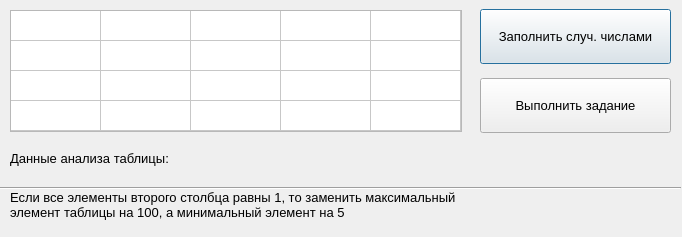
<?xml version="1.0" encoding="UTF-8"?>
<ui version="4.0">
 <class>Dialog</class>
 <widget class="QDialog" name="Dialog">
  <property name="geometry">
   <rect>
    <x>0</x>
    <y>0</y>
    <width>682</width>
    <height>237</height>
   </rect>
  </property>
  <property name="minimumSize">
   <size>
    <width>682</width>
    <height>237</height>
   </size>
  </property>
  <property name="maximumSize">
   <size>
    <width>682</width>
    <height>237</height>
   </size>
  </property>
  <property name="windowTitle">
   <string>Dialog</string>
  </property>
  <widget class="QTableWidget" name="tableWidget">
   <property name="enabled">
    <bool>true</bool>
   </property>
   <property name="geometry">
    <rect>
     <x>10</x>
     <y>10</y>
     <width>452</width>
     <height>122</height>
    </rect>
   </property>
   <property name="minimumSize">
    <size>
     <width>441</width>
     <height>0</height>
    </size>
   </property>
   <property name="maximumSize">
    <size>
     <width>455</width>
     <height>220</height>
    </size>
   </property>
   <property name="font">
    <font>
     <pointsize>10</pointsize>
    </font>
   </property>
   <property name="rowCount">
    <number>4</number>
   </property>
   <attribute name="horizontalHeaderVisible">
    <bool>false</bool>
   </attribute>
   <attribute name="horizontalHeaderCascadingSectionResizes">
    <bool>false</bool>
   </attribute>
   <attribute name="horizontalHeaderDefaultSectionSize">
    <number>90</number>
   </attribute>
   <attribute name="horizontalHeaderMinimumSectionSize">
    <number>55</number>
   </attribute>
   <attribute name="verticalHeaderVisible">
    <bool>false</bool>
   </attribute>
   <attribute name="verticalHeaderHighlightSections">
    <bool>false</bool>
   </attribute>
   <row>
    <property name="text">
     <string/>
    </property>
   </row>
   <row>
    <property name="text">
     <string/>
    </property>
   </row>
   <row>
    <property name="text">
     <string/>
    </property>
   </row>
   <row>
    <property name="text">
     <string/>
    </property>
   </row>
   <column>
    <property name="text">
     <string>C1</string>
    </property>
   </column>
   <column>
    <property name="text">
     <string>C2</string>
    </property>
   </column>
   <column>
    <property name="text">
     <string>C3</string>
    </property>
   </column>
   <column>
    <property name="text">
     <string>C4</string>
    </property>
   </column>
   <column>
    <property name="text">
     <string>C5</string>
    </property>
   </column>
  </widget>
  <widget class="QPushButton" name="btn_random_number">
   <property name="geometry">
    <rect>
     <x>480</x>
     <y>9</y>
     <width>191</width>
     <height>55</height>
    </rect>
   </property>
   <property name="font">
    <font>
     <family>Segoe UI</family>
     <pointsize>10</pointsize>
    </font>
   </property>
   <property name="text">
    <string>Заполнить случ. числами</string>
   </property>
  </widget>
  <widget class="QPushButton" name="btn_solve">
   <property name="geometry">
    <rect>
     <x>480</x>
     <y>78</y>
     <width>191</width>
     <height>55</height>
    </rect>
   </property>
   <property name="font">
    <font>
     <family>Segoe UI</family>
     <pointsize>10</pointsize>
    </font>
   </property>
   <property name="text">
    <string>Выполнить задание</string>
   </property>
  </widget>
  <widget class="QLabel" name="label_max_el">
   <property name="geometry">
    <rect>
     <x>10</x>
     <y>150</y>
     <width>191</width>
     <height>16</height>
    </rect>
   </property>
   <property name="font">
    <font>
     <family>Segoe UI</family>
     <pointsize>10</pointsize>
    </font>
   </property>
   <property name="text">
    <string>Данные анализа таблицы:</string>
   </property>
  </widget>
  <widget class="QLabel" name="label_task_1">
   <property name="geometry">
    <rect>
     <x>10</x>
     <y>190</y>
     <width>481</width>
     <height>31</height>
    </rect>
   </property>
   <property name="font">
    <font>
     <family>Segoe UI</family>
     <pointsize>10</pointsize>
    </font>
   </property>
   <property name="acceptDrops">
    <bool>false</bool>
   </property>
   <property name="text">
    <string>&lt;html&gt;&lt;head/&gt;&lt;body&gt;&lt;p&gt;Если все элементы второго столбца равны 1, то заменить максимальный элемент таблицы на 100, а минимальный элемент на 5&lt;/p&gt;&lt;/body&gt;&lt;/html&gt;</string>
   </property>
   <property name="wordWrap">
    <bool>true</bool>
   </property>
  </widget>
  <widget class="QLabel" name="label_info">
   <property name="geometry">
    <rect>
     <x>210</x>
     <y>140</y>
     <width>451</width>
     <height>41</height>
    </rect>
   </property>
   <property name="font">
    <font>
     <family>Segoe UI</family>
     <pointsize>13</pointsize>
     <weight>50</weight>
     <bold>false</bold>
    </font>
   </property>
   <property name="styleSheet">
    <string notr="true">color: rgb(170, 0, 0);</string>
   </property>
   <property name="text">
    <string/>
   </property>
  </widget>
  <widget class="Line" name="line">
   <property name="geometry">
    <rect>
     <x>0</x>
     <y>180</y>
     <width>681</width>
     <height>16</height>
    </rect>
   </property>
   <property name="orientation">
    <enum>Qt::Horizontal</enum>
   </property>
  </widget>
 </widget>
 <resources/>
 <connections/>
</ui>
